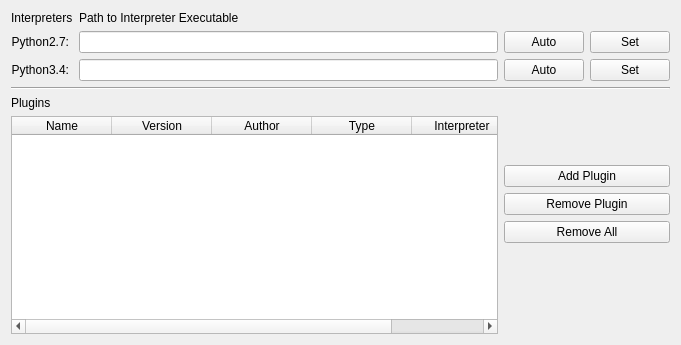
<?xml version="1.0" encoding="UTF-8"?>
<ui version="4.0">
 <class>PluginWidget</class>
 <widget class="QWidget" name="PluginWidget">
  <property name="geometry">
   <rect>
    <x>0</x>
    <y>0</y>
    <width>681</width>
    <height>345</height>
   </rect>
  </property>
  <property name="windowTitle">
   <string>Plugins</string>
  </property>
  <layout class="QVBoxLayout" name="verticalLayout">
   <item>
    <layout class="QGridLayout" name="gridLayout">
     <item row="3" column="0" colspan="3">
      <widget class="Line" name="line_2">
       <property name="orientation">
        <enum>Qt::Horizontal</enum>
       </property>
      </widget>
     </item>
     <item row="10" column="2">
      <spacer name="verticalSpacer_2">
       <property name="orientation">
        <enum>Qt::Vertical</enum>
       </property>
       <property name="sizeHint" stdset="0">
        <size>
         <width>20</width>
         <height>40</height>
        </size>
       </property>
      </spacer>
     </item>
     <item row="6" column="2">
      <spacer name="verticalSpacer">
       <property name="orientation">
        <enum>Qt::Vertical</enum>
       </property>
       <property name="sizeHint" stdset="0">
        <size>
         <width>20</width>
         <height>40</height>
        </size>
       </property>
      </spacer>
     </item>
     <item row="1" column="2">
      <layout class="QHBoxLayout" name="horizontalLayout">
       <item>
        <widget class="QPushButton" name="Py2Auto">
         <property name="text">
          <string>Auto</string>
         </property>
        </widget>
       </item>
       <item>
        <widget class="QPushButton" name="Py2Set">
         <property name="text">
          <string>Set</string>
         </property>
        </widget>
       </item>
      </layout>
     </item>
     <item row="2" column="1">
      <widget class="QLineEdit" name="editPathPy3">
       <property name="text">
        <string/>
       </property>
      </widget>
     </item>
     <item row="1" column="1">
      <widget class="QLineEdit" name="editPathPy2">
       <property name="text">
        <string/>
       </property>
      </widget>
     </item>
     <item row="2" column="0">
      <widget class="QLabel" name="enginePy3">
       <property name="sizePolicy">
        <sizepolicy hsizetype="Maximum" vsizetype="Maximum">
         <horstretch>0</horstretch>
         <verstretch>0</verstretch>
        </sizepolicy>
       </property>
       <property name="text">
        <string>Python3.4:</string>
       </property>
       <property name="alignment">
        <set>Qt::AlignRight|Qt::AlignTrailing|Qt::AlignVCenter</set>
       </property>
      </widget>
     </item>
     <item row="2" column="2">
      <layout class="QHBoxLayout" name="horizontalLayout1">
       <item>
        <widget class="QPushButton" name="Py3Auto">
         <property name="text">
          <string>Auto</string>
         </property>
        </widget>
       </item>
       <item>
        <widget class="QPushButton" name="Py3Set">
         <property name="text">
          <string>Set</string>
         </property>
        </widget>
       </item>
      </layout>
     </item>
     <item row="1" column="0">
      <widget class="QLabel" name="enginePy2">
       <property name="sizePolicy">
        <sizepolicy hsizetype="Maximum" vsizetype="Maximum">
         <horstretch>0</horstretch>
         <verstretch>0</verstretch>
        </sizepolicy>
       </property>
       <property name="text">
        <string>Python2.7:</string>
       </property>
       <property name="alignment">
        <set>Qt::AlignRight|Qt::AlignTrailing|Qt::AlignVCenter</set>
       </property>
      </widget>
     </item>
     <item row="4" column="0">
      <widget class="QLabel" name="label">
       <property name="text">
        <string>Plugins</string>
       </property>
      </widget>
     </item>
     <item row="8" column="2">
      <widget class="QPushButton" name="removeButton">
       <property name="text">
        <string>Remove Plugin</string>
       </property>
      </widget>
     </item>
     <item row="0" column="0">
      <widget class="QLabel" name="lblEngine">
       <property name="text">
        <string>Interpreters</string>
       </property>
      </widget>
     </item>
     <item row="7" column="2">
      <widget class="QPushButton" name="addButton">
       <property name="text">
        <string>Add Plugin</string>
       </property>
      </widget>
     </item>
     <item row="0" column="1">
      <widget class="QLabel" name="lblPath">
       <property name="text">
        <string>Path to Interpreter Executable</string>
       </property>
      </widget>
     </item>
     <item row="6" column="0" rowspan="6" colspan="2">
      <widget class="QTableWidget" name="pluginTable">
       <property name="sizePolicy">
        <sizepolicy hsizetype="Expanding" vsizetype="Expanding">
         <horstretch>0</horstretch>
         <verstretch>1</verstretch>
        </sizepolicy>
       </property>
       <property name="editTriggers">
        <set>QAbstractItemView::NoEditTriggers</set>
       </property>
       <property name="alternatingRowColors">
        <bool>true</bool>
       </property>
       <property name="selectionMode">
        <enum>QAbstractItemView::SingleSelection</enum>
       </property>
       <property name="selectionBehavior">
        <enum>QAbstractItemView::SelectRows</enum>
       </property>
       <property name="wordWrap">
        <bool>true</bool>
       </property>
       <property name="cornerButtonEnabled">
        <bool>true</bool>
       </property>
       <attribute name="horizontalHeaderCascadingSectionResizes">
        <bool>true</bool>
       </attribute>
       <attribute name="horizontalHeaderHighlightSections">
        <bool>false</bool>
       </attribute>
       <attribute name="horizontalHeaderShowSortIndicator" stdset="0">
        <bool>false</bool>
       </attribute>
       <attribute name="verticalHeaderVisible">
        <bool>false</bool>
       </attribute>
       <attribute name="verticalHeaderCascadingSectionResizes">
        <bool>true</bool>
       </attribute>
       <column>
        <property name="text">
         <string>Name</string>
        </property>
       </column>
       <column>
        <property name="text">
         <string>Version</string>
        </property>
       </column>
       <column>
        <property name="text">
         <string>Author</string>
        </property>
       </column>
       <column>
        <property name="text">
         <string>Type</string>
        </property>
       </column>
       <column>
        <property name="text">
         <string>Interpreter</string>
        </property>
       </column>
      </widget>
     </item>
     <item row="9" column="2">
      <widget class="QPushButton" name="removeAllButton">
       <property name="text">
        <string>Remove All</string>
       </property>
      </widget>
     </item>
    </layout>
   </item>
  </layout>
 </widget>
 <layoutdefault spacing="6" margin="11"/>
 <resources/>
 <connections/>
</ui>
